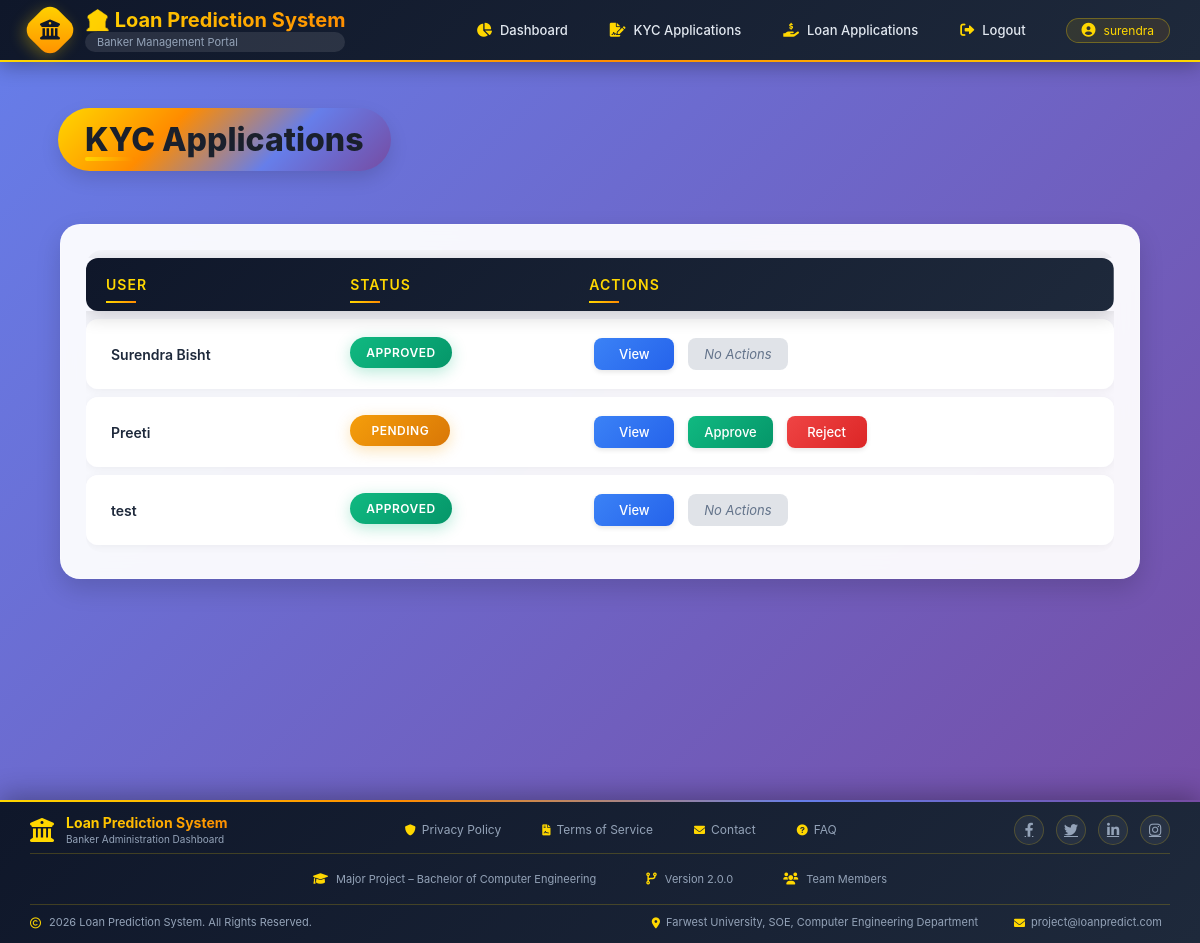
The app's page /kyc-applications/ (signed in) with its own data.
### app/models.py (models this page shows, shortened)
class CustomUser(AbstractBaseUser, PermissionsMixin):
    USER = 'USER'
    BANKER = 'BANKER'
    USER_TYPE_CHOICES = (
        (USER, 'User'),
        (BANKER, 'Banker'),
    )
    email = models.EmailField(unique=True)
    full_name = models.CharField(max_length=150)
    phone_number = models.CharField(max_length=15)
    user_type = models.CharField(
        max_length=10,
        choices=USER_TYPE_CHOICES,
        default=USER
    )
    is_active = models.BooleanField(default=True)
    is_staff = models.BooleanField(default=False)
    created_at = models.DateTimeField(auto_now_add=True)
    objects = CustomUserManager()
    USERNAME_FIELD = 'email'
    REQUIRED_FIELDS = ['full_name', 'phone_number']

class KYC(models.Model):
    STATUS_CHOICES = [
        ('Pending', 'Pending'),
        ('Approved', 'Approved'),
        ('Rejected', 'Rejected'),
    ]
    user = models.OneToOneField(
        settings.AUTH_USER_MODEL,
        on_delete=models.CASCADE,
        null=True,
        blank=True,
    )
    full_name = models.CharField(max_length=100)
    date_of_birth = models.DateField()
    gender = models.CharField(max_length=10)
    father_spouse_name = models.CharField(max_length=100)
    marital_status = models.CharField(max_length=20)
    mobile_number = models.CharField(max_length=15)
    email = models.EmailField()
    current_address = models.TextField()
    permanent_address = models.TextField()
    occupation_type = models.CharField(max_length=50)
    annual_income = models.DecimalField(max_digits=12, decimal_places=2)
    source_of_funds = models.CharField(max_length=50)
    nature_of_business = models.CharField(max_length=100, blank=True, null=True)
    purpose_of_account = models.CharField(max_length=50)
    id_proof = models.FileField(upload_to='kyc/id_proofs/')
    photograph = models.ImageField(upload_to='kyc/photos/')
    status = models.CharField(max_length=20, choices=STATUS_CHOICES, default='Pending')

### app/decorators.py (the view)
        def wrapper(request, *args, **kwargs):
            if request.user.is_authenticated:
                if request.user.user_type in allowed_roles:
                    return view_func(request, *args, **kwargs)
                else:
                    messages.error(request, "You are not authorized to access this page.")
                    return redirect("login")
            return redirect("login")

### app/views.py (called while the page is built)
@login_required
@role_required(allowed_roles=["BANKER"])
def kyc_applications(request):
    print("="*50)
    print("KYC APPLICATIONS VIEW IS BEING CALLED")
    print(f"User: {request.user.email}")
    print(f"User Type: {request.user.user_type}")
    print("="*50)
    kyc_count = KYC.objects.count()
    print(f"Total KYC records in database: {kyc_count}")
    kyc_list = KYC.objects.all().order_by("-id")
    for kyc in kyc_list:
        print(f"KYC ID: {kyc.id}, User: {kyc.user.full_name if kyc.user else 'No User'}, Status: {kyc.status}")
    context = {
        "kyc_list": kyc_list,
    }
    print("Rendering template: Banker/kyc_applications.html")
    return render(request, "Banker/kyc_applications.html", context)

### app/templates/Banker/kyc_applications.html (shortened to what this page needs)
{% extends "Banker/base.html" %}
{% block content %}
<div class="container">
    <h2>KYC Applications</h2>
    {% if kyc_list %}
    <div class="table-responsive">
        <div class="table-container">
            <table class="table">
                <thead>
                    <tr>
                        <th>User</th>
                        <th>Status</th>
                        <th>Actions</th>
                    </tr>
                </thead>
                <tbody>
                    {% for kyc in kyc_list %}
                    <tr>
                        <td>
                            {{ kyc.user.full_name }}
                        </td>
                        <td>
                            {% if kyc.status == "Approved" %}
                                <span class="status approved">Approved</span>
                            {% elif kyc.status == "Rejected" %}
                                <span class="status rejected">Rejected</span>
                            {% else %}
                                <span class="status pending">Pending</span>
                            {% endif %}
                        </td>
                        <td>
                            <a href="{% url 'view_kyc' kyc.id %}" class="btn view">
                                View
                            </a>
                            {% if kyc.status == "Pending" %}
                                <a href="{% url 'update_kyc_status' kyc.id 'approve' %}" class="btn approve">
                                    Approve
                                </a>
                                <a href="{% url 'update_kyc_status' kyc.id 'reject' %}" class="btn reject">
                                    Reject
                                </a>
                            {% else %}
                                <span class="no-action">
                                    No Actions
                                </span>
                            {% endif %}
                        </td>
                    </tr>
                    {% endfor %}
                </tbody>
            </table>
        </div>
    </div>
    {% else %}
    <p>No KYC applications found.</p>
    {% endif %}
</div>
{% endblock %}

### app/templates/Banker/base.html (shortened to what this page needs)
{% load static %}
<!DOCTYPE html>
<html lang="en">
<head>
    <link rel="stylesheet" href="https://cdnjs.cloudflare.com/ajax/libs/font-awesome/6.0.0/css/all.min.css">
    <link rel="stylesheet" href="{% static 'Banker/css/style.css' %}">
</head>
<body>
<header>
    <div class="header-container">
        <div class="header-left">
            <section>
                <div class="logo-icon">
                    <i class="fas fa-university"></i>
                </div>
                <div class="logo-text">
                    <h1>🏦 Loan Prediction System</h1>
                    <p>Banker Management Portal</p>
                </div>
            </section>
        </div>
        <nav>
            {% if request.user.is_authenticated %}
                <a href="{% url 'banker_dashboard' %}">
                    <i class="fas fa-chart-pie"></i>
                    Dashboard
                </a>
                <a href="{% url 'kyc_applications' %}">
                    <i class="fas fa-file-signature"></i>
                    KYC Applications
                </a>
                <a href="{% url 'loan_applications' %}">
                    <i class="fas fa-hand-holding-usd"></i>
                    Loan Applications
                </a>
                <a href="{% url 'logout' %}">
                    <i class="fas fa-sign-out-alt"></i>
                    Logout
                </a>
                <span>
                    <i class="fas fa-user-circle"></i>
                    {{ request.user.full_name|default:request.user.email }}
                </span>
            {% endif %}
        </nav>
    </div>
</header>
<main>
    {% block content %}{% endblock %}
</main>
<footer>
    <div class="footer-container">
        <div class="footer-top">
            <div class="footer-brand">
                <i class="fas fa-university"></i>
                <div class="footer-brand-text">
                    <h3>Loan Prediction System</h3>
                    <p>Banker Administration Dashboard</p>
                </div>
            </div>
            <div class="footer-links">
                <a href="#">
                    <i class="fas fa-shield-alt"></i>
                    Privacy Policy
                </a>
                <a href="#">
                    <i class="fas fa-file-contract"></i>
                    Terms of Service
                </a>
                <a href="#">
                    <i class="fas fa-envelope"></i>
                    Contact
                </a>
                <a href="#">
                    <i class="fas fa-question-circle"></i>
                    FAQ
                </a>
            </div>
            <div class="footer-social">
                <a href="#"><i class="fab fa-facebook-f"></i></a>
                <a href="#"><i class="fab fa-twitter"></i></a>
                <a href="#"><i class="fab fa-linkedin-in"></i></a>
                <a href="#"><i class="fab fa-instagram"></i></a>
            </div>
        </div>
        <div class="footer-middle">
            <div class="footer-info-item">
                <i class="fas fa-graduation-cap"></i>
                <span>Major Project – Bachelor of Computer Engineering</span>
            </div>
            <div class="footer-info-item">
                <i class="fas fa-code-branch"></i>
                <span>Version 2.0.0</span>
            </div>
            <div class="footer-info-item">
                <i class="fas fa-users"></i>
                <span>Team Members</span>
            </div>
        </div>
        <div class="footer-bottom">
            <div class="footer-copyright">
                <i class="far fa-copyright"></i>
                <span>{% now "Y" %} Loan Prediction System. All Rights Reserved.</span>
            </div>
            <div class="footer-contact">
                <span>
                    <i class="fas fa-map-marker-alt"></i>
            Farwest University, SOE, Computer Engineering Department
                </span>
                <span>
                    <i class="fas fa-envelope"></i>
                    project@loanpredict.com
                </span>
            </div>
        </div>
    </div>
</footer>
</body>
</html>

### records on screen
CustomUser: user.full_name "surendra"
KYC: user.full_name "Surendra Bisht", status "APPROVED"
KYC: user.full_name "Preeti", status "PENDING"
KYC: user.full_name "test", status "APPROVED"
